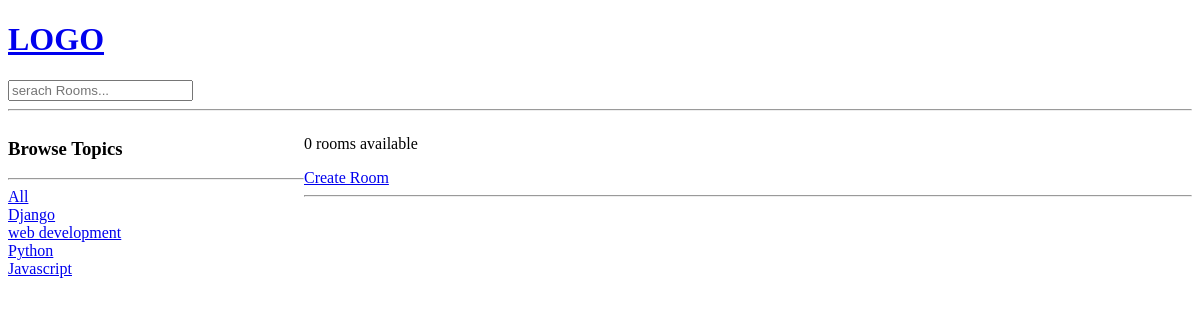
Before: /?q=Django with the older database file.
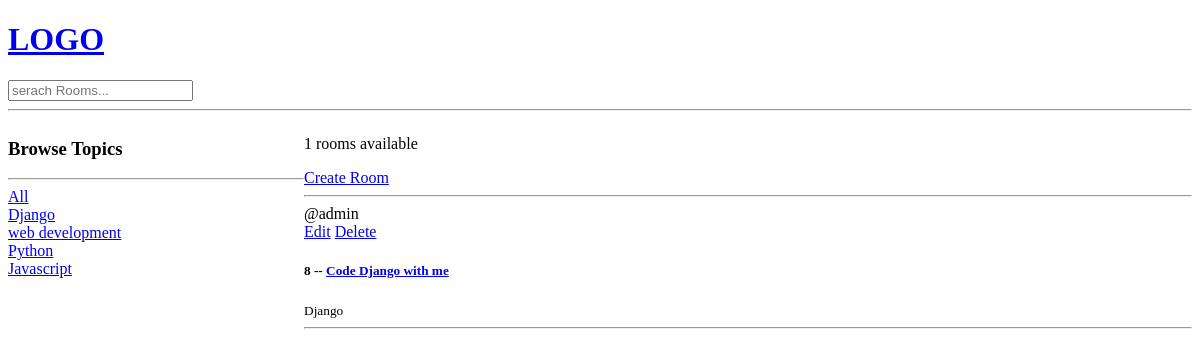
After: the same page with the newer database file.
### base/models.py (models this page shows, shortened)
class Topic(models.Model):
    name = models.CharField(max_length=200)

class Room(models.Model):
    host = models.ForeignKey(User, on_delete=models.SET_NULL, null=True)
    topic = models.ForeignKey(Topic, on_delete=models.SET_NULL, null=True)
    name = models.CharField(max_length=100)
    description = models.CharField(null=True, blank=True)
    updated = models.DateTimeField(auto_now=True)
    created = models.DateTimeField(auto_now_add=True)
    class Meta:
        ordering = ['-updated','-created']

### base/views.py (the view)
# urls.py: path('', views.home, name='home'),
def home(request):
    q = request.GET.get('q') if request.GET.get('q') != None else ''
    rooms = Room.objects.filter(
        Q(topic__name__icontains=q)|
        Q(description__icontains =q)|
        Q(name__icontains=q)
    )
    room_count = rooms.count
    topics = Topic.objects.all()
    context = {
        "rooms":rooms,
        "topics":topics,
        "room_count":room_count,
    }
    return render(request, 'base/home.html', context)

### templates/base/home.html (shortened to what this page needs)
{% extends 'base.html' %}
{% block content %}
<div class="home-container">
    <div>
        <h3>Browse Topics</h3>
        <hr>
        <div>
            <a href="{% url 'home' %}">All</a>
        </div>
        {% for topic in topics %}
            <div>
                <a href="{% url 'home' %}?q={{ topic.name }}">{{ topic.name }}</a>
            </div>
        {% endfor %}
    </div>
    <div>
        <p>{{ room_count }} rooms available</p>
        <a href="{% url 'create-room' %}">Create Room</a>
        <hr>
        <div>
            {% for room in rooms %}
            <div>
                <span>@{{room.host.username}}</span>
                <div>
                    <a href="{% url 'update-room' room.id %}">Edit</a>
                    <a href="{% url 'delete-room' room.id %}">Delete</a>
                </div>
                <h5>{{room.id}} -- <a href="{% url 'room' room.id %}">{{room.name}}</a></h5>
                <small>{{room.topic.name}}</small>
                <hr>
            </div>
        {% endfor %}
        </div>
    </div>
</div>
{% endblock content %}

Changed rows visible on the page:
added Room: host.username "admin", id "8", name "Code Django with me", topic.name "Django"
Other visible differences:
{{ room_count }}: "0" → "1"
